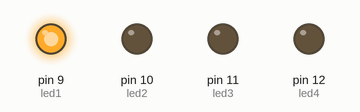
A sketch run on a simulated Arduino Uno, built with avr-gcc and run on an emulated ATmega328P. Shown: output pins drawn as LEDs (lit = HIGH).

Above: at 0.5 s.
At 2.2 s:
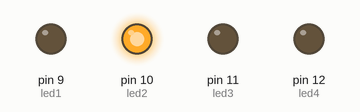
At 3.5 s:
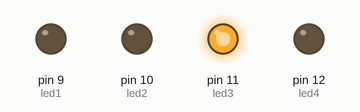
At 4.5 s:
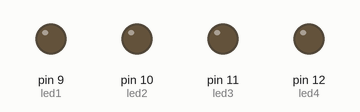
At 5.1 s:
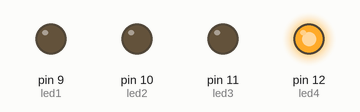
Timing chart, 0 to 7.0 s (numbered marks = the images above):
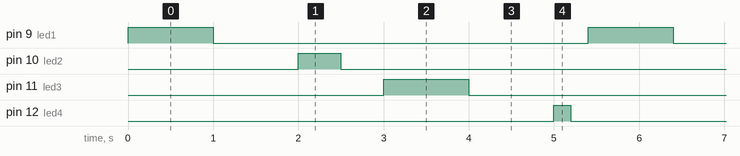

The sketch:

2.Multiple_led_blink_project.ino
```cpp
/*
 * TamilZorous info tech
*/
int led1 =9;
int led2 =10;
int led3 =11;
int led4 =12;
void setup() {
  Serial.begin(9600);
  pinMode(led1, OUTPUT);//pinout 9
  pinMode(led2, OUTPUT);//pinout 10
  pinMode(led3, OUTPUT);//pinout 11
  pinMode(led4, OUTPUT);//pinout 12
}
void loop() {
  //led1
  digitalWrite(led1, HIGH);   // turn the LED on (HIGH is the voltage level)
  delay(1000);                       // wait for a second
  digitalWrite(led1, LOW);    // turn the LED off by making the voltage LOW
  delay(1000);                       // wait for a second
//led2
digitalWrite(led2, HIGH);
  delay(500);
  digitalWrite(led2, LOW);
  delay(500);
//led3
digitalWrite(led3, HIGH);
  delay(1000);
  digitalWrite(led3, LOW);
  delay(1000);
 //led4
digitalWrite(led4, HIGH);
  delay(200);
  digitalWrite(led4, LOW);
  delay(200);
}
```

Measured:
- by itself, pin 9 (led1), pin 11 (led3): alternates HIGH for 1.0 s and LOW for 4.4 s
- by itself, pin 10 (led2): alternates HIGH for 0.50 s and LOW for 4.9 s
- by itself, pin 12 (led4): alternates HIGH for 0.20 s and LOW for 5.2 s
